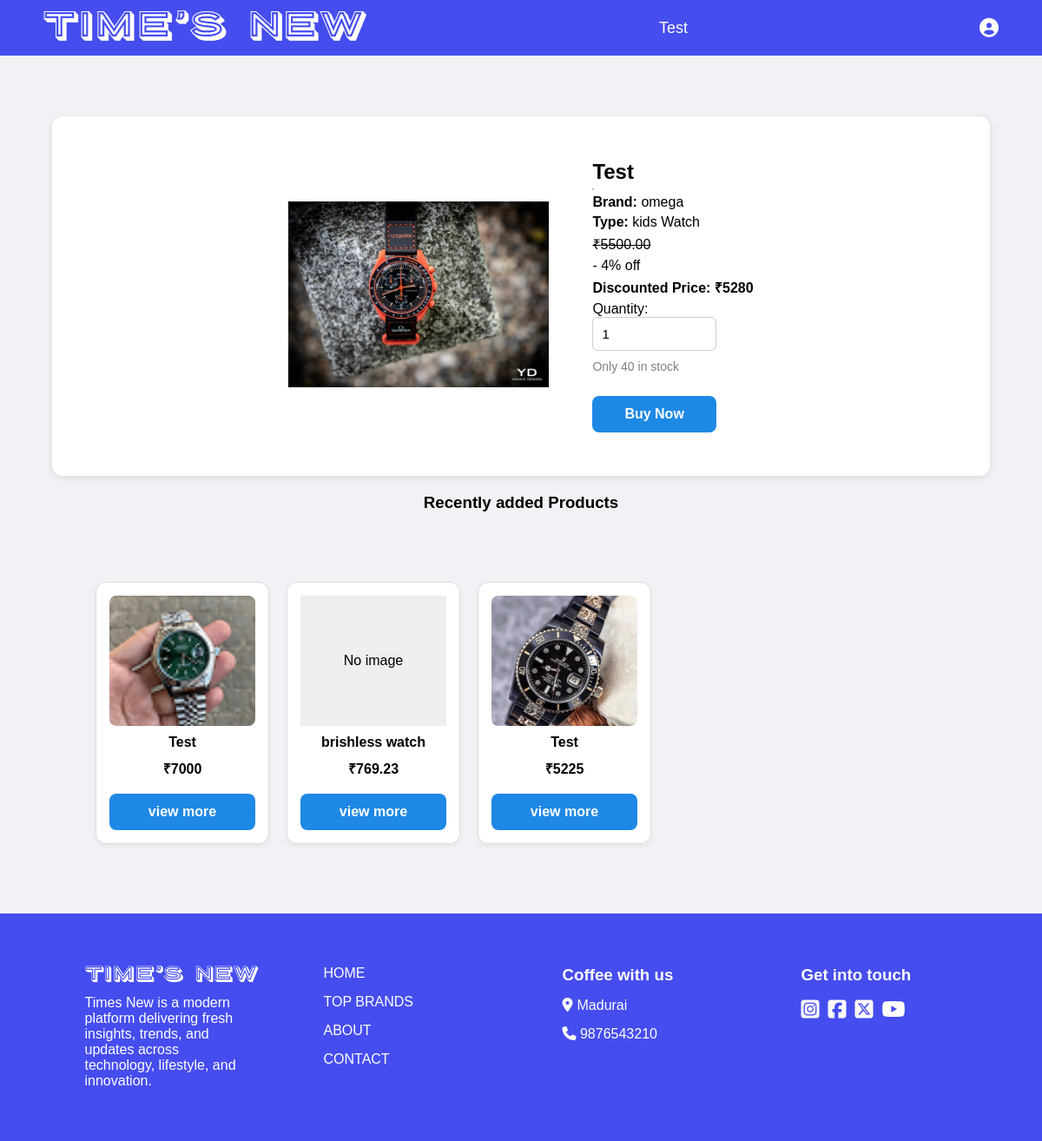
Before: /view_product.php?id=0 (signed in) with the older database file.
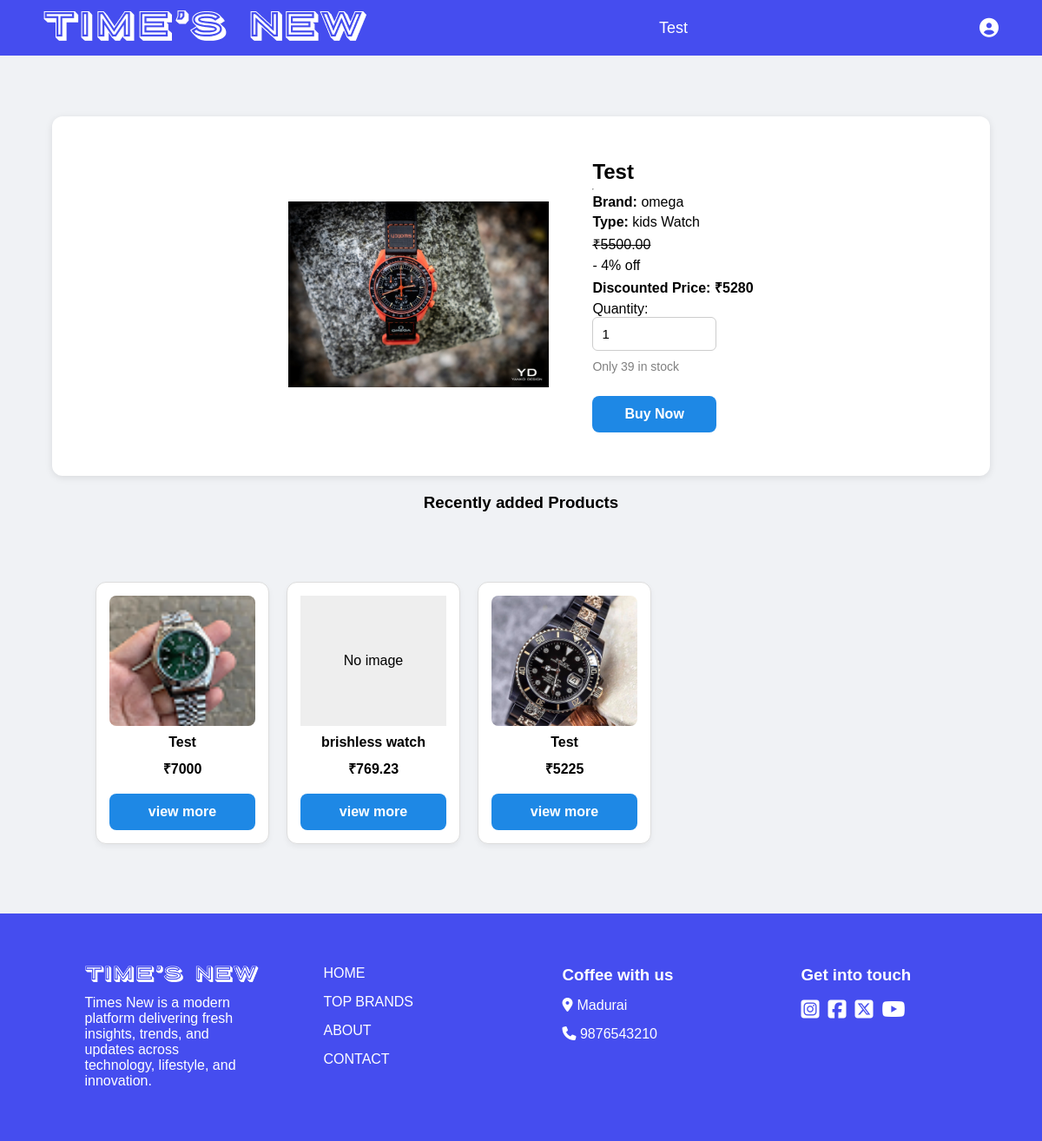
After: the same page with the newer database file.
### tables this page shows
CREATE TABLE `products` (
  `id` int(11) NOT NULL,
  `name` varchar(255) NOT NULL,
  `price` decimal(10,2) NOT NULL,
  `discount_percent` int(11) DEFAULT 0,
  `type` varchar(100) DEFAULT NULL,
  `brand` varchar(100) DEFAULT NULL,
  `image_path` varchar(255) DEFAULT NULL,
  `quantity` int(11) NOT NULL DEFAULT 0,
  `status` enum('active','inactive') NOT NULL DEFAULT 'active'
);

### view_product.php (the view, shortened to what this page needs)
<?php
include('db.php');
$id = (int) $_GET['id'];
$res = $conn->query("SELECT * FROM products WHERE id = $id AND status = 'active'");
$product = $res->fetch_assoc();
$discounted = $product['price'] - ($product['price'] * $product['discount_percent'] / 100);
$final_price = round($discounted, 2);
$randoms = $conn->query("SELECT * FROM products WHERE id != $id AND status = 'active' ORDER BY RAND() LIMIT 4");
?>
<!DOCTYPE html>
<html>
<head>
  <link rel="stylesheet" href="./css/prod.css">
  <link rel="stylesheet" href="./css/nav.css">
  <link rel="stylesheet" href="https://cdnjs.cloudflare.com/ajax/libs/font-awesome/6.5.0/css/all.min.css">
</head>
<body>
<div class="navbar">
  <div class="logo"><img src="./image/Time’s new.png" alt=""></div>
  <div class="center"><?= htmlspecialchars($product['name']) ?></div>
  <div class="right">
    <i class="fas fa-user-circle profile-icon"></i>
  </div>
</div>
<div class="view-product-container">
  <div class="main-product">
    <?php if (!empty($product['image_path'])): ?>
      <img src="uploads/<?= $product['image_path'] ?>" alt="Product Image" class="product-image">
    <?php else: ?>
      <div class="no-image">No image available</div>
    <?php endif; ?>
  </div>
  <div class="product-details">
    <h2><?= htmlspecialchars($product['name']) ?></h2> <hr>
    <p><strong>Brand:</strong> <?= $product['brand'] ?></p>
    <p><strong>Type:</strong> <?= $product['type'] ?> Watch</p>
    <?php if ($product['discount_percent'] > 0): ?>
      <p><s>₹<?= $product['price'] ?></s><br></p>
      <p> - <?= $product['discount_percent'] ?>% off</p>
      <p><strong>Discounted Price: ₹<?= $final_price ?></strong></p>
    <?php else: ?>
      <p><strong>Price: ₹<?= $product['price'] ?></strong></p>
    <?php endif; ?>
    <form action="payment.php" method="get">
      <label>Quantity:</label>
      <input type="number" name="quantity" value="1" min="1" max="<?= $product['quantity'] ?>" required>
      <p style="font-size: 14px; color: gray;">Only <?= $product['quantity'] ?> in stock</p>
      <br>
      <button type="submit" class="btn">Buy Now</button>
    </form>
  </div>
</div>
<h3>Recently added Products</h3>
<div class="related-section">
  <div class="related-grid">
    <?php while ($r = $randoms->fetch_assoc()):
      $r_discount = $r['price'] - ($r['price'] * $r['discount_percent'] / 100);
    ?>
      <a href="view_product.php?id=<?= $r['id'] ?>" class="related-card-link">
        <div class="related-card">
          <?php if (!empty($r['image_path'])): ?>
            <img src="uploads/<?= $r['image_path'] ?>" alt="Product" class="related-img">
          <?php else: ?>
            <div class="no-image">No image</div>
          <?php endif; ?>
          <h4><?= htmlspecialchars($r['name']) ?></h4>
          <p><strong>₹<?= round($r_discount, 2) ?></strong></p>
          <div class="btn">view more</div>
        </div>
      </a>
    <?php endwhile; ?>
  </div>
</div>
<footer>
  <div class="foot-1">
    <img src="./image/Time’s new.png" alt="" width="200px">
    <p>Times New is a modern platform delivering fresh insights, trends, and updates across technology, lifestyle, and innovation.</p>
  </div>
  <div class="foot-2">
    <ul>
      <li><a href="./index.php">HOME</a></li>
      <li><a href="./topbrands.php">TOP BRANDS</a></li>
      <li><a href="./about.php">ABOUT</a></li>
      <li><a href="./contact.php">CONTACT</a></li>
    </ul>
  </div>
  <div class="foot-3">
    <h3>Coffee with us</h3>
    <div class="fr"><i class="fa-solid fa-location-dot"></i> <p>Madurai</p></div>
    <div class="fr"><a href="tel:+91 9876543210" target="_blank"><i class="fa-solid fa-phone"></i> <span>9876543210</span></a></div>
  </div>
  <div class="foot-4">
    <h3>Get into touch</h3>
    <div class="foot-4a">
      <a href="https://www.instagram.com/accounts/login/?hl=en" target="_blank"><i class="fa-brands fa-square-instagram"></i></a>
      <a href="https://www.facebook.com/login/" target="_blank"><i class="fa-brands fa-square-facebook"></i></a>
      <a href="https://x.com/i/flow/login" target="_blank"><i class="fa-brands fa-square-x-twitter"></i></a>
      <a href="https://www.youtube.com/" target="_blank"><i class="fa-brands fa-youtube"></i></a>
    </div>
  </div>
</footer>
</body>
</html>

### css/prod.css (style rules this page uses)
* { margin: 0; padding: 0; box-sizing: border-box; font-family: sans-serif; }
:root { --primary-color: #454DEF; --text-white: #ffffff; --text-black: #000000; --gray-bg: #f1f1f1; --light-blue-bg: #cccfff; --overlay-bg: rgba(0, 0, 0, 0.5); --form-shadow: 0 4px 8px 0 rgba(0, 0, 0, 0.2); --font-main: sans-serif; --font-xl: 80px; --font-lg: 50px; --font-md: 40px; --font-sm: 20px; --font-xs: 12px; }
body { display: flex; flex-direction: column; gap: 20px; background: #f0f2f5; align-items: center; justify-content: center; }
.product-details { display: flex; flex-direction: column; gap: 5px; align-items: start; justify-content: start; }
.view-product-container { width: 90%; align-items: center; justify-content: center; margin-top:50px ; padding: 50px; height: auto; display: flex; flex-wrap: wrap; gap: 50px; background: #fff; border-radius: 12px; box-shadow: 0 2px 8px rgba(0,0,0,0.1); }
.related-section { margin: 40px 30px; display: flex; align-items: start; justify-content: start; flex-wrap: wrap; width: 90%; padding: 20px 50px; }
.related-grid { display: flex; flex-wrap: wrap; gap: 20px; align-items: start; justify-content: start; }
img { object-fit: cover; object-position: center; }
.related-card { background: #fff; border: 1px solid #ddd; border-radius: 12px; padding: 15px; width: 200px; display: flex; flex-direction: column; gap: 10px; text-align: center; box-shadow: 0 3px 6px rgba(0,0,0,0.05); transition: transform 0.2s; }
.related-card-link { text-decoration: none; color: inherit; display: block; }
.related-img { max-width: 100%; height: 150px; object-fit: cover; border-radius: 8px; }
.btn, .btn-small { background: #007bff; color: #fff; border: none; padding: 8px 12px; margin-top: 8px; border-radius: 6px; text-decoration: none; display: inline-block; }
.no-image { width:100%; height:150px; background:#eee; color: #000; text-align:center; line-height:150px; }
.product-image { width: 300px; }
form input[type="text"], form input[type="month"], form input[type="password"], form input[type="number"], form input[type="email"] form input[tyoe="address"] { width: 100%; padding: 10px; margin-bottom: 10px; border: 1px solid #ccc; border-radius: 6px; font-size: 15px; transition: 0.3s ease; }
.btn { display: block; width: 100%; padding: 12px; background: #1e88e5; color: #fff; font-weight: bold; font-size: 16px; border: none; border-radius: 8px; cursor: pointer; transition: 0.3s ease; }

### css/nav.css (style rules this page uses)
* { margin: 0; padding: 0; box-sizing: border-box; font-family: sans-serif; }
:root { --primary-color: #454DEF; --text-white: #ffffff; --text-black: #000000; --gray-bg: #f1f1f1; --light-blue-bg: #cccfff; --overlay-bg: rgba(0, 0, 0, 0.5); --form-shadow: 0 4px 8px 0 rgba(0, 0, 0, 0.2); --font-main: sans-serif; --font-xl: 80px; --font-lg: 50px; --font-md: 40px; --font-sm: 20px; --font-xs: 12px; }
.navbar { display: flex; justify-content: space-between; align-items: center; padding: 12px 50px; width: 100%; background-color: var(--primary-color); color: #fff; }
.navbar .logo { font-size: 20px; font-weight: bold; text-transform: uppercase; }
.navbar .center { font-size: 18px; }
.navbar .right { position: relative; }
.navbar .profile-icon { font-size: 22px; cursor: pointer; }
footer { display: flex; padding: 50px 50px 50px 50px; background-color: var(--primary-color); color: var(--text-white); justify-content: space-around; align-items: start; flex-wrap: wrap; }
.foot-1,.foot-2,.foot-3,.foot-4 { width: 20%; padding: 10px 20px 10px 20px; }
.foot-1 { display: flex; flex-direction: column; gap: 15px; }
.foot-1 p { font-size: 16px; text-align: start; color: var(--text-white); }
.foot-2 ul { list-style: none; display: flex; flex-direction: column; gap: 15px; }
.foot-2 li a { text-decoration: none; text-decoration-color: none; list-style: none; color: var(--text-white); }
.foot-3 { display: flex; flex-direction: column; gap: 15px; align-self: flex-start; }
.foot-4 { display: flex; flex-direction: column; gap: 15px; align-self: flex-start; }
.foot-4a { display: flex; gap: 5px; }
.foot-4a a { font-size: 24px; margin-right: 5px; text-decoration-color: none; color: var(--text-white); }
.fr { display: flex; color: var(--text-white); gap: 5px; }
.fr p { color: var(--text-white); }
.fr a { text-decoration: none; text-decoration-color: none; color: var(--text-white); }

Changed rows visible on the page:
changed products "omega": quantity "40" → "39"
